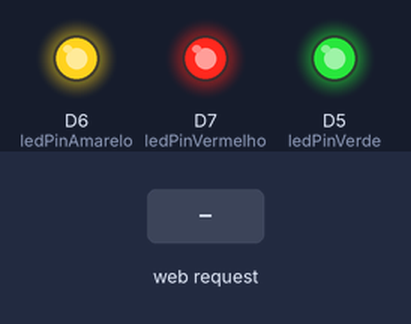
The sketch below on a simulated ESP8266 (NodeMCU). On the bench: output pins drawn as LEDs (lit = HIGH). The test bench sets the inputs (shaded band). WiFi joins after 1.5 s; servers stay silent unless stated; what the sketch prints to the serial monitor is not drawn.

Above: at 2.7 s.
2.8 s: HTTP request GET /alternados=ON received
At 3.5 s:
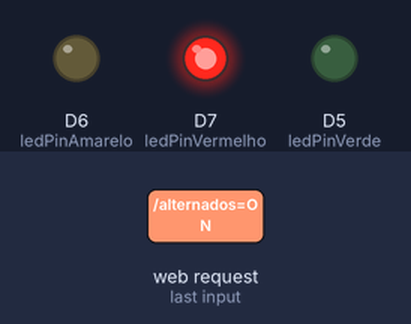
5.8 s: HTTP request GET /LEDVerde=ON received
At 7.0 s:
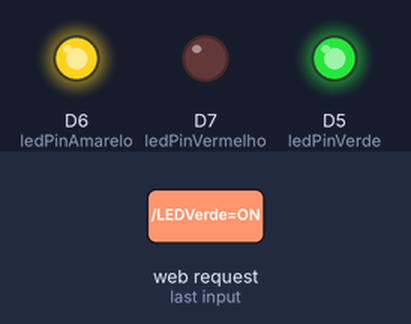
7.3 s: HTTP request GET /alternados=OFF received
At 8.1 s:
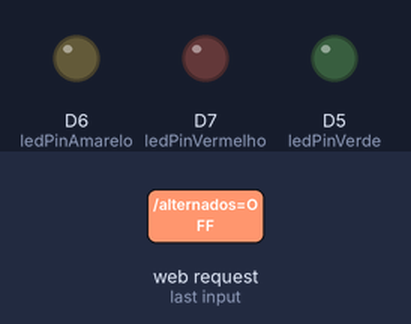
Timing chart, 0 to 10.3 s (numbered marks = the images above; inputs shaded):
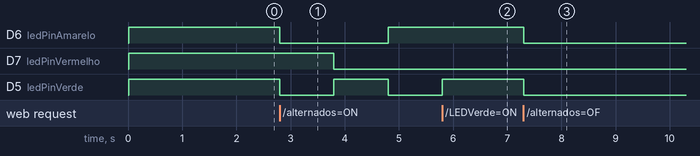

Measured:
- after the input at 2.8 s, D6 (ledPinAmarelo): HIGH → LOW at once, → HIGH 2.0 s later; D7 (ledPinVermelho): HIGH → LOW after 1.0 s; D5 (ledPinVerde): HIGH → LOW at once, → HIGH 1.0 s later, → LOW 1.0 s later
- after the input at 5.8 s, D5 (ledPinVerde): LOW → HIGH at once
- after the input at 7.3 s, D6 (ledPinAmarelo), D5 (ledPinVerde): HIGH → LOW at once

The sketch:

pratica4.ino
```cpp
#include <ESP8266WiFi.h>

const char* ssid     = "REDE"; // Nome da rede WIFI
const char* password = "SENHA"; // Password da Rede WIFI

//int ledPin  = 13; // GPIO13 do ESP8266 e D7 do NodeMCU
//int ledPin1 = 14; // GPIO14 do ESP8266 e D5 do NodeMCU

#define ledPinVerde D5 // Nesse caso vamos usar a constante D5 que já está definida
#define ledPinAmarelo D6 // Nesse caso vamos usar a constante D7 que já está definida
#define ledPinVermelho D7 // Nesse caso vamos usar a constante D7 que já está definida

WiFiServer server(80); // Usamos a porta 80

void setup() {

  Serial.begin(115200); // Configuramos a velocidade como 115200

  delay(10); // Ativamos um delay

  pinMode(ledPinVerde, OUTPUT); // Definimos o D5 como saída
  digitalWrite(ledPinVerde, HIGH); // O LED começará ligado

  pinMode(ledPinAmarelo, OUTPUT); // Definimos o D6 como saída
  digitalWrite(ledPinAmarelo, HIGH); // O LED começará ligado

  pinMode(ledPinVermelho, OUTPUT); // Definimos o D6 como saída
  digitalWrite(ledPinVermelho, HIGH); // O LED começará ligado

  // Comunicação com a Rede WIFI

  Serial.println();
  Serial.println();

  Serial.print("Conectado a "); // Mensagem apresentada no monitor Serial
  Serial.println(ssid); // Exibe o nome da Rede WIFI no Monitor Serial
  WiFi.begin(ssid, password); // Inicia a Conexão com a Rede WiFi

  while (WiFi.status() != WL_CONNECTED) {
    delay(500);
    Serial.print("*"); // Enquanto a conexão não é efetuada com sucesso
  }                   // será apresentado no Monitor Serial uma sucessão de "*"

  Serial.println("");
  Serial.println("Conectado a Rede WiFi "); // Se a conexão é efetuada com sucesso
                                           // apresenta a Mensagem no Monitor Serial
 // Servidor

 server.begin(); // Comunicação com o Servidor

 Serial.println("Servidor Iniciado"); // Será mostrado no Monitor Serial que o
                                     // servidor foi iniciado com sucesso
 // Impressão do endereço IP a ser utilizado

 Serial.print("Use a seguinte URL para acessar o Web Service: ");

 Serial.print("http://");

 Serial.print(WiFi.localIP()); // Abrindo o Navegador com este IP acessamos a página HTML que
                              // contém o Web Service de controle dos LED's. É importante ressaltar
 Serial.println("/");        // que este IP só estará disponível na rede á qual o ESP8266 está conectado!
}

void loop() {

  //int contator = 1; // Cria uma variável para exibir quantas interações foram feitas com o Web Service

  //Verificação se o cliente está conectado e disponível
  WiFiClient client = server.available();

  if (!client) { // Verifica se o cliente está conectado ao servidor, executa este ciclo
    return;     // até o cliente estar conectado
  }

  // Espera até o cliente enviar dados para os Led's
  Serial.println("Interação com o Web Service: "); // Apresenta esta mensagem quando o cliente
                                                  // se conecta ao servidor
  while (!client.available()){
    delay(1);
  }

  // Ler a primeira linha do pedido
  String request = client.readStringUntil('\r');
  Serial.println(request);
  client.flush();

  // Operação do pedido
  int valueVerde    = LOW;
  int valueAmarelo  = LOW;
  int valueVermelho = LOW;
  int alternados      = 0;
  if (request.indexOf("/LEDVerde=ON") != -1) {
    digitalWrite(ledPinVerde, HIGH); // Se o pedido no ledPinVerde for LED Verde=on, acende o LED verde
    valueVerde = HIGH;
  }

  if (request.indexOf("/LEDVerde=OFF") != -1) {
    digitalWrite(ledPinVerde, LOW); // Se o pedido no LedPinVerde for LED Verde=OFF, apaga o LED Verde
    valueVerde = LOW;
  }

  if (request.indexOf("/LEDAmarelo=ON") != -1) {
    digitalWrite(ledPinAmarelo, HIGH); // Se o pedido no LedPinAmarelo for LED Amarelo=ON, acende o LED amarelo
    valueAmarelo = HIGH;
  }

  if (request.indexOf("/LEDAmarelo=OFF") != -1) {
   digitalWrite(ledPinAmarelo, LOW); // Se o pedido no LedPinAmarelo for LED Amarelo=OFF, apaga o LED amarelo
    valueAmarelo = LOW;
  }

  if (request.indexOf("/LEDVermelho=ON") != -1) {
    digitalWrite(ledPinVermelho, HIGH); // Se o pedido no LedPinVermelho for LED Vermelho=ON, acende o LED vermelho
    valueVermelho = HIGH;
  }

  if (request.indexOf("/LEDVermelho=OFF") != -1) {
   digitalWrite(ledPinVermelho, LOW); // Se o pedido no LedPinVermelho for LED Vermelho=OFF, apaga o LED vermelho
    valueVermelho = LOW;
  }

  if (request.indexOf("/alternados=ON") != -1) {

    alternados = 2;
  }

  if (request.indexOf("/alternados=OFF") != -1) {

    alternados = 3;
  }

  if (alternados == 2){
    digitalWrite(ledPinVermelho, HIGH);
    digitalWrite(ledPinAmarelo, LOW);
    digitalWrite(ledPinVerde, LOW);
    delay(1000);
    digitalWrite(ledPinVermelho, LOW);
    digitalWrite(ledPinAmarelo, LOW);
    digitalWrite(ledPinVerde, HIGH);
    delay(1000);
    digitalWrite(ledPinVermelho, LOW);
    digitalWrite(ledPinAmarelo, HIGH);
    digitalWrite(ledPinVerde, LOW);
    delay(500);

  }

  if (alternados == 3){
      digitalWrite(ledPinVermelho, LOW);
      digitalWrite(ledPinAmarelo, LOW);
      digitalWrite(ledPinVerde, LOW);
  }

  // Inicialização da página HTML

  // Retorno da resposta
  client.println("HTTP/1.1 200 ok");
  client.println("Content-Type: text/html");
  client.println("");
  client.println("<!DOCTYPE HTML>");
  client.println("<html>");


  client.println("<br><br>");

  client.print("Estado do LED: ");
  client.println(valueVerde);
  client.println("<br />");
  client.println("<label>LED Verde :</label>");
  client.println("<a href=\"/LEDVerde=ON\"\"><button>Ligar </button></a>");// Ligar o LED
  client.println("<a href=\"/LEDVerde=OFF\"\"><button>Desligar </button></a><br />"); // Desligar o LED
  client.println("<br />");

  client.print("Estado do LED: ");
  client.println(valueAmarelo);
  client.println("<br />");
  client.println("<label>LED Amarelo:</label>");
  client.println("<a href=\"/LEDAmarelo=ON\"\"><button>Ligar</button></a>");
  client.println("<a href=\"/LEDAmarelo=OFF\"\"><button>Desligar</button></a><br />");
  client.println("<br />");

  client.print("Estado do LED: ");
  client.println(valueVermelho);
  client.println("<br />");
  client.println("<label>LED Vermelho:</label>");
  client.println("<a href=\"/LEDVermelho=ON\"\"><button>Ligar</button></a>");
  client.println("<a href=\"/LEDVermelho=OFF\"\"><button>Desligar</button></a><br />");

  client.println("<br />");
  client.print("Estado dos Led's Alternados: ");
  if(alternados == 2) {
    client.print("Ligado");
  } else{
    client.print("Desligado"); // Se está desligado apresenta "Desligado"
  }
  client.println("<br />");
  client.println("<label>Led's Alternados:</label>");
  client.println("<a href=\"/alternados=ON\"\"><button>Ligar</button></a>");
  client.println("<a href=\"/alternados=OFF\"\"><button>Desligar</button></a><br />");
  client.println(alternados);
  client.println("</html");

  delay(10);
  Serial.println("Cliente desconectado"); // Depois do cliente efetuar o pedido apresenta esta mensagem no Monitor Serial
  Serial.println("");
}
```
